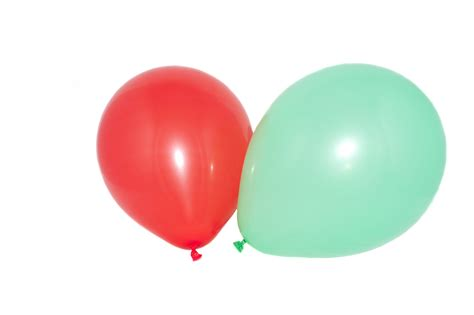
#> input picture Feza/img/1.bmp, 474 x 315 px, given in place of the camera
$ python hand_tarck.py
#> lines starting #> are read from the running program, lines starting #| are printed output that depends on the picture; after the words box and inside, x2 and y2 are one past the last pixel; in counts of white or black regions, pixels touching at a corner belong together
import serial
import time
import cv2
import numpy as np

def nothing(int):
    pass

arduino = serial.Serial(port='COM5', baudrate=115200, timeout=.1)

def write_read(y,x):
    arduino.write(bytes(y+str(x), 'utf-8'))
    time.sleep(0.05)

cv2.namedWindow("D")
cv2.createTrackbar("D", "D", 0, 180, nothing)
cv2.setTrackbarPos("D", "D", 90)

cap = cv2.VideoCapture(0)
Gonderilmis=0
old_x=0
old_y=0
print()
while True:
    ret, frame = cap.read()
#> frame is the input picture: shape (315, 474, 3); mean B, G, R 217.4, 224.2, 232.4
    frame=cv2.flip(frame,1)
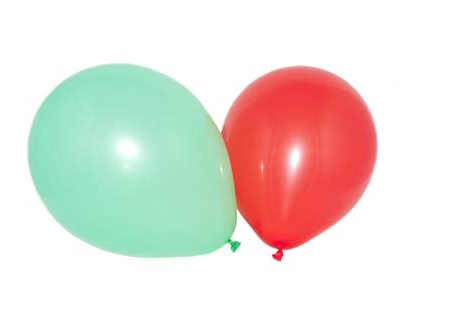
#> frame: shape (315, 474, 3); mean B, G, R 217.4, 224.2, 232.4

    frame=cv2.medianBlur(frame,5)
    hsv_frame = cv2.cvtColor(frame, cv2.COLOR_BGR2HSV)
#> hsv_frame: shape (315, 474, 3); mean H, S, V 27.6, 40.6, 246.7

    # Kırmızı rengin HSV aralığını tanımla
    lower_red = np.array([0, 100, 100])
    upper_red = np.array([10, 255, 255])

    # Maske oluştur
    mask = cv2.inRange(hsv_frame, lower_red, upper_red)
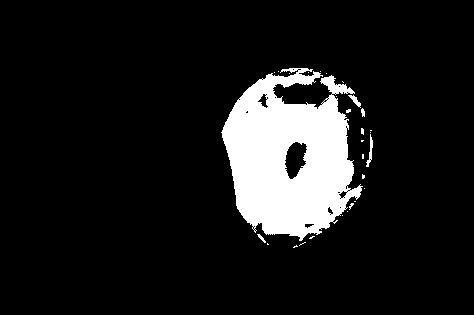
#> mask: shape (315, 474); 10.7% white; 29 white regions (24 under 20 px)

    # Maskeyi kullanarak kırmızı renkli nesneleri bul
    contours, _ = cv2.findContours(mask, cv2.RETR_EXTERNAL, cv2.CHAIN_APPROX_SIMPLE)
#> contours = 29 contours, 26 with area under 20; largest, box (x1, y1, x2, y2) and area: (221, 68, 363, 241) 15938, (366, 134, 373, 167) 52, (348, 95, 361, 108) 46

    # En büyük konturu bul
    largest_contour = max(contours, key=cv2.contourArea, default=None)
#> largest_contour = contour of 540 points, box (x1, y1, x2, y2) (221, 68, 363, 241), area 15938

    # En büyük kontur varsa ve yalnızca bir tane varsa
    if largest_contour is not None :
        # Konturun sınırlayıcı kutusunu al
        x, y, w, h = cv2.boundingRect(largest_contour)
#> x = 221; y = 68; w = 142; h = 173

        # Konturun merkezini hesapla
        center_x = x + w // 2
#> center_x = 292
        center_y=y+h//2
#> center_y = 154

        # Sağa doğru hareket eden piksel sayısını hesapla
        movement1 = center_x - old_x
#> movement1 = 292
        movement2 = center_y - old_y
#> movement2 = 154

        # Ekrana hareket eden piksel sayısını yazdır

        # Yeni x konumunu güncelle
        old_x = center_x
#> old_x = 292
        old_y=center_y
#> old_y = 154
        if (movement1>10 or movement1<-10):
            write_read("x",movement1)
            print("Yatay:", movement1)
#| Yatay: 292


        if (movement2>10 or movement2<-10):
            write_read("y",movement2)
            print("Dikey:", movement2)
#| Dikey: 154


    if cv2.waitKey(24) & 0xFF == ord("q"):
#> (key q is pressed here)
        break
    cv2.imshow("D",frame)
    cv2.imshow("s",mask)

cap.release()
cv2.destroyAllWindows()
